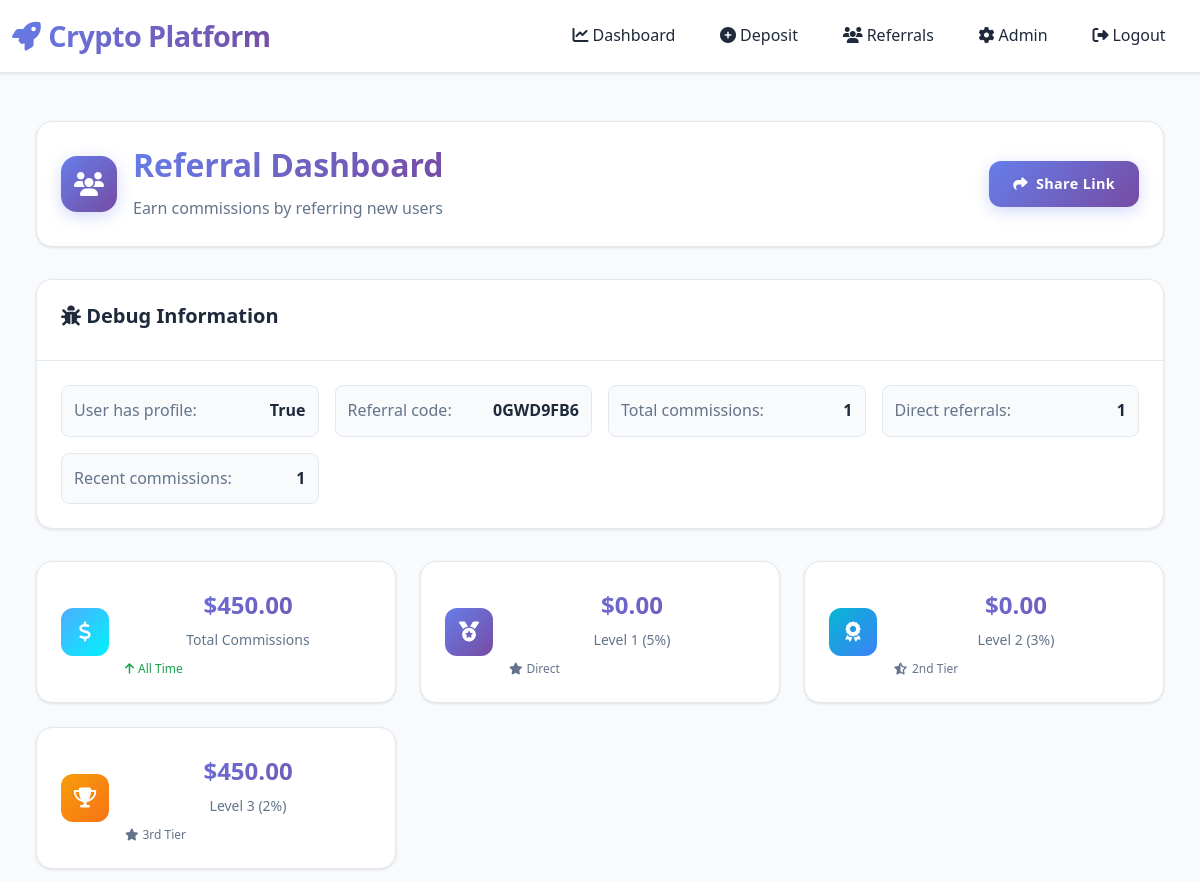
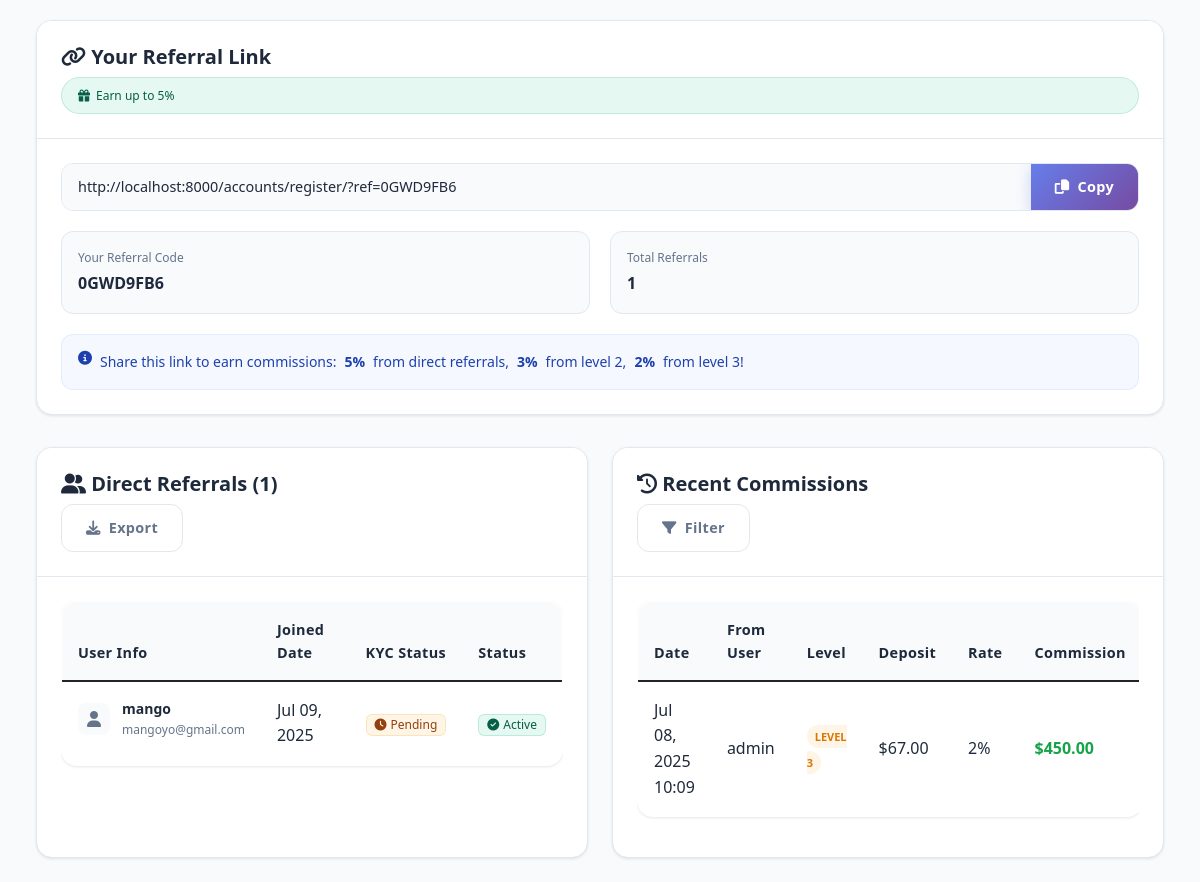
The app's page /referrals/dashboard/ (signed in) with its own data (2 pictures, top to bottom).
### accounts/models.py (models this page shows, shortened)
class UserProfile(models.Model):
    KYC_STATUS_CHOICES = [
        ('pending', 'Pending'),
        ('approved', 'Approved'),
        ('rejected', 'Rejected'),
    ]
    user = models.OneToOneField(User, on_delete=models.CASCADE)
    phone = models.CharField(max_length=20, blank=True)
    kyc_status = models.CharField(max_length=20, choices=KYC_STATUS_CHOICES, default='pending')
    kyc_document = models.FileField(upload_to='kyc/', blank=True, null=True)
    referral_code = models.CharField(max_length=10, unique=True)
    referred_by = models.ForeignKey('self', null=True, blank=True, on_delete=models.SET_NULL)
    is_active = models.BooleanField(default=True)
    created_at = models.DateTimeField(auto_now_add=True)

### referrals/models.py (models this page shows, shortened)
class ReferralCommission(models.Model):
    user = models.ForeignKey(User, on_delete=models.CASCADE)  # Who receives commission
    referred_user = models.ForeignKey(User, related_name='referrals_given', on_delete=models.CASCADE)  # Who was referred
    level = models.IntegerField()  # 1, 2, or 3
    amount = models.DecimalField(max_digits=20, decimal_places=2)
    deposit = models.ForeignKey(Deposit, on_delete=models.CASCADE)
    created_at = models.DateTimeField(auto_now_add=True)

### deposits/models.py (models this page shows, shortened)
class Deposit(models.Model):
    STATUS_CHOICES = [
        ('pending', 'Pending'),
        ('approved', 'Approved'),
        ('rejected', 'Rejected'),
    ]
    user = models.ForeignKey(User, on_delete=models.CASCADE)
    cryptocurrency = models.ForeignKey(Cryptocurrency, on_delete=models.CASCADE)
    amount = models.DecimalField(max_digits=20, decimal_places=2)  # Amount in USD
    transaction_hash = models.CharField(max_length=100, blank=True)
    wallet_address = models.CharField(max_length=50)
    status = models.CharField(max_length=20, choices=STATUS_CHOICES, default='pending')
    created_at = models.DateTimeField(auto_now_add=True)
    approved_at = models.DateTimeField(null=True, blank=True)

### referrals/views.py (the view)
# urls.py: path('dashboard/', views.referral_dashboard, name='dashboard'),
@login_required
def referral_dashboard(request):
    try:
        user_profile = request.user.userprofile
    except UserProfile.DoesNotExist:
        user_profile = UserProfile.objects.create(user=request.user)
    total_commissions = ReferralCommission.objects.filter(user=request.user).aggregate(
        total=Sum('amount')
    )['total'] or 0
    level_commissions = {}
    for level in [1, 2, 3]:
        level_total = ReferralCommission.objects.filter(
            user=request.user, level=level
        ).aggregate(total=Sum('amount'))['total'] or 0
        level_commissions[level] = level_total
    recent_commissions = ReferralCommission.objects.filter(
        user=request.user
    ).select_related('referred_user', 'deposit').order_by('-created_at')[:10]
    direct_referrals = UserProfile.objects.filter(referred_by=user_profile)
    total_referrals = direct_referrals.count()
    debug_info = {
        'user_has_profile': bool(user_profile),
        'referral_code': user_profile.referral_code if user_profile else 'None',
        'total_commissions_count': ReferralCommission.objects.filter(user=request.user).count(),
        'direct_referrals_count': total_referrals,
        'recent_commissions_count': recent_commissions.count(),
    }
    context = {
        'user_profile': user_profile,
        'total_commissions': total_commissions,
        'level_commissions': level_commissions,
        'recent_commissions': recent_commissions,
        'direct_referrals': direct_referrals,
        'total_referrals': total_referrals,
        'debug_info': debug_info,
        'referral_url': f"http://localhost:8000/accounts/register/?ref={user_profile.referral_code}" if user_profile else "",
    }
    return render(request, 'referrals/dashboard.html', context)

### templates/referrals/dashboard.html (shortened to what this page needs)
{% extends 'base.html' %}
{% block content %}
<div class="referral-container">
    <div class="page-header">
        <div class="header-content">
            <div class="header-icon">
                <i class="fas fa-users"></i>
            </div>
            <div class="header-text">
                <h1 class="page-title gradient-text">Referral Dashboard</h1>
                <p class="page-subtitle">Earn commissions by referring new users</p>
            </div>
        </div>
        <div class="header-actions">
            <button class="btn btn-primary" onclick="copyReferralLink()">
                <i class="fas fa-share"></i>
                Share Link
            </button>
        </div>
    </div>
    <div class="card debug-card">
        <div class="card-header">
            <h5 class="card-title">
                <i class="fas fa-bug"></i>
                Debug Information
            </h5>
        </div>
        <div class="card-body">
            <div class="debug-grid">
                <div class="debug-item">
                    <span class="debug-label">User has profile:</span>
                    <span class="debug-value">{{ debug_info.user_has_profile }}</span>
                </div>
                <div class="debug-item">
                    <span class="debug-label">Referral code:</span>
                    <span class="debug-value">{{ debug_info.referral_code }}</span>
                </div>
                <div class="debug-item">
                    <span class="debug-label">Total commissions:</span>
                    <span class="debug-value">{{ debug_info.total_commissions_count }}</span>
                </div>
                <div class="debug-item">
                    <span class="debug-label">Direct referrals:</span>
                    <span class="debug-value">{{ debug_info.direct_referrals_count }}</span>
                </div>
                <div class="debug-item">
                    <span class="debug-label">Recent commissions:</span>
                    <span class="debug-value">{{ debug_info.recent_commissions_count }}</span>
                </div>
            </div>
        </div>
    </div>
    <div class="stats-grid">
        <div class="stats-card total-commissions">
            <div class="stats-icon">
                <i class="fas fa-dollar-sign"></i>
            </div>
            <div class="stats-content">
                <div class="stats-number">${{ total_commissions|floatformat:2 }}</div>
                <div class="stats-label">Total Commissions</div>
                <div class="stats-trend positive">
                    <i class="fas fa-arrow-up"></i>
                    <span>All Time</span>
                </div>
            </div>
        </div>
        <div class="stats-card level-1">
            <div class="stats-icon">
                <i class="fas fa-medal"></i>
            </div>
            <div class="stats-content">
                <div class="stats-number">${{ level_commissions.1|floatformat:2 }}</div>
                <div class="stats-label">Level 1 (5%)</div>
                <div class="stats-trend level">
                    <i class="fas fa-star"></i>
                    <span>Direct</span>
                </div>
            </div>
        </div>
        <div class="stats-card level-2">
            <div class="stats-icon">
                <i class="fas fa-award"></i>
            </div>
            <div class="stats-content">
                <div class="stats-number">${{ level_commissions.2|floatformat:2 }}</div>
                <div class="stats-label">Level 2 (3%)</div>
                <div class="stats-trend level">
                    <i class="fas fa-star-half-alt"></i>
                    <span>2nd Tier</span>
                </div>
            </div>
        </div>
        <div class="stats-card level-3">
            <div class="stats-icon">
                <i class="fas fa-trophy"></i>
            </div>
            <div class="stats-content">
                <div class="stats-number">${{ level_commissions.3|floatformat:2 }}</div>
                <div class="stats-label">Level 3 (2%)</div>
                <div class="stats-trend level">
                    <i class="fas fa-star"></i>
                    <span>3rd Tier</span>
                </div>
            </div>
        </div>
    </div>
    <div class="card referral-link-card">
        <div class="card-header">
            <h5 class="card-title">
                <i class="fas fa-link"></i>
                Your Referral Link
            </h5>
            <div class="referral-badge">
                <i class="fas fa-gift"></i>
                Earn up to 5%
            </div>
        </div>
        <div class="card-body">
            {% if user_profile and user_profile.referral_code %}
            <div class="referral-link-section">
                <div class="input-group">
                    <input type="text" class="form-control referral-input" value="{{ referral_url }}" id="referralLink" readonly>
                    <button class="btn btn-primary copy-btn" type="button" onclick="copyReferralLink()">
                        <i class="fas fa-copy"></i>
                        Copy
                    </button>
                </div>
                <div class="referral-info-grid">
                    <div class="info-item">
                        <div class="info-label">Your Referral Code</div>
                        <div class="info-value">{{ user_profile.referral_code }}</div>
                    </div>
                    <div class="info-item">
                        <div class="info-label">Total Referrals</div>
                        <div class="info-value">{{ total_referrals }}</div>
                    </div>
                </div>
                <div class="commission-info">
                    <p class="commission-text">
                        <i class="fas fa-info-circle"></i>
                        Share this link to earn commissions: <strong>5%</strong> from direct referrals,
                        <strong>3%</strong> from level 2, <strong>2%</strong> from level 3!
                    </p>
                </div>
            </div>
            {% endif %}
        </div>
    </div>
    <div class="content-grid">
        <div class="card referrals-card">
            <div class="card-header">
                <h5 class="card-title">
                    <i class="fas fa-user-friends"></i>
                    Direct Referrals ({{ total_referrals }})
                </h5>
                <div class="card-actions">
                    <button class="btn btn-outline">
                        <i class="fas fa-download"></i>
                        Export
                    </button>
                </div>
            </div>
            <div class="card-body">
                {% if direct_referrals %}
                <div class="table-container">
                    <table class="table">
                        <thead>
                            <tr>
                                <th>User Info</th>
                                <th>Joined Date</th>
                                <th>KYC Status</th>
                                <th>Status</th>
                            </tr>
                        </thead>
                        <tbody>
                            {% for referral in direct_referrals %}
                            <tr class="table-row">
                                <td class="user-info">
                                    <div class="user-avatar">
                                        <i class="fas fa-user"></i>
                                    </div>
                                    <div class="user-details">
                                        <div class="user-name">{{ referral.user.username }}</div>
                                        <div class="user-email">{{ referral.user.email }}</div>
                                    </div>
                                </td>
                                <td class="join-date">{{ referral.created_at|date:"M d, Y" }}</td>
                                <td class="kyc-status">
                                    {% if referral.kyc_status == 'approved' %}
                                    <span class="badge badge-success">
                                        <i class="fas fa-check"></i>
                                        Approved
                                    </span>
                                    {% elif referral.kyc_status == 'pending' %}
                                    <span class="badge badge-warning">
                                        <i class="fas fa-clock"></i>
                                        Pending
                                    </span>
                                    {% else %}
                                    <span class="badge badge-danger">
                                        <i class="fas fa-times"></i>
                                        Rejected
                                    </span>
                                    {% endif %}
                                </td>
                                <td class="active-status">
                                    {% if referral.is_active %}
                                    <span class="badge badge-success">
                                        <i class="fas fa-check-circle"></i>
                                        Active
                                    </span>
                                    {% else %}
                                    <span class="badge badge-secondary">
                                        <i class="fas fa-pause-circle"></i>
                                        Inactive
                                    </span>
                                    {% endif %}
                                </td>
                            </tr>
                            {% endfor %}
                        </tbody>
                    </table>
                </div>
                {% endif %}
            </div>
        </div>
        <div class="card commissions-card">
            <div class="card-header">
                <h5 class="card-title">
                    <i class="fas fa-history"></i>
                    Recent Commissions
                </h5>
                <div class="card-actions">
                    <button class="btn btn-outline">
                        <i class="fas fa-filter"></i>
                        Filter
                    </button>
                </div>
            </div>
            <div class="card-body">
                {% if recent_commissions %}
                <div class="table-container">
                    <table class="table">
                        <thead>
                            <tr>
                                <th>Date</th>
                                <th>From User</th>
                                <th>Level</th>
                                <th>Deposit</th>
                                <th>Rate</th>
                                <th>Commission</th>
                            </tr>
                        </thead>
                        <tbody>
                            {% for commission in recent_commissions %}
                            <tr class="table-row">
                                <td class="commission-date">{{ commission.created_at|date:"M d, Y H:i" }}</td>
                                <td class="commission-user">{{ commission.referred_user.username }}</td>
                                <td class="commission-level">
                                    <span class="level-badge level-{{ commission.level }}">
                                        Level {{ commission.level }}
                                    </span>
                                </td>
                                <td class="deposit-amount">${{ commission.deposit.amount|floatformat:2 }}</td>
                                <td class="commission-rate">
                                    {% if commission.level == 1 %}5%
                                    {% elif commission.level == 2 %}3%
                                    {% else %}2%{% endif %}
                                </td>
                                <td class="commission-earned">
                                    <span class="earnings">${{ commission.amount|floatformat:2 }}</span>
                                </td>
                            </tr>
                            {% endfor %}
                        </tbody>
                    </table>
                </div>
                {% endif %}
            </div>
        </div>
    </div>
</div>
{% endblock %}

### records on screen
UserProfile: referral_code "0GWD9FB6"
UserProfile: user.username "mango", user.email "mangoyo@gmail.com", created_at "Jul 09, 2025", kyc_status "pending" (drawn), is_active True (drawn)
ReferralCommission: created_at "Jul 08, 2025 10:09", referred_user.username "admin", level "3", deposit.amount "67.00", shows "2%", amount "450.00"

### other values on screen
{{ debug_info.user_has_profile }} "True"
{{ debug_info.total_commissions_count }} "1"
{{ debug_info.direct_referrals_count }} "1"
{{ debug_info.recent_commissions_count }} "1"
{{ total_commissions|floatformat:2 }} "450.00"
{{ level_commissions.1|floatformat:2 }} "0.00"
{{ level_commissions.2|floatformat:2 }} "0.00"
{{ level_commissions.3|floatformat:2 }} "450.00"
{{ total_referrals }} "1"
